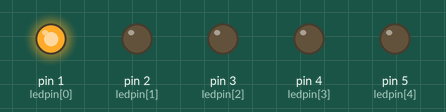
Bench run of a sketch on a simulated Arduino Uno, built with avr-gcc and run on an emulated ATmega328P. On the bench: output pins drawn as LEDs (lit = HIGH).

Above: at 0.5 s.
At 3.5 s:
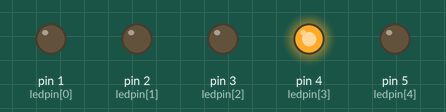
At 5.5 s:
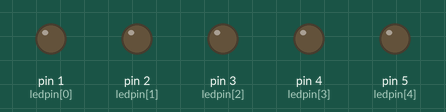
At 6.5 s:
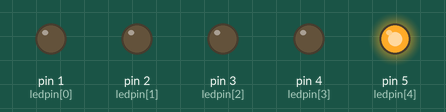
At 9.5 s:
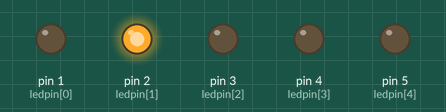
At 12.5 s:
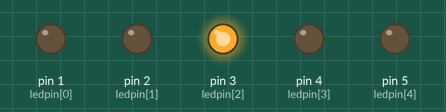
Timing chart, 0 to 13.0 s (numbered marks = the images above):
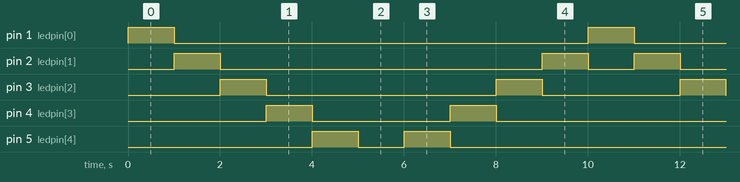

The sketch:

L2.ino
```cpp
const int ledpin[] = {1, 2, 3, 4, 5};
const int num = 5;

void setup() {
  for (int i = 0; i < num; i++) {
    pinMode(ledpin[i], OUTPUT);
  }
}

void loop() {


  for (int i = 0; i < num; i++) {
      digitalWrite(ledpin[i], HIGH);
      delay(1000);
      digitalWrite(ledpin[i], LOW);
    }


  for (int i = 0; i < num; i++) {
      digitalWrite(ledpin[num-i], HIGH);
      delay(1000);
      digitalWrite(ledpin[num-i], LOW);
    }

}
```

Measured:
- by itself, pin 1 (ledpin[0]): alternates HIGH for 1.0 s and LOW for 9.0 s
- by itself, pin 2 (ledpin[1]): repeats every 10.0 s: LOW 7.0 s, HIGH 1.0 s, LOW 1.0 s, HIGH 1.0 s
- by itself, pin 3 (ledpin[2]): repeats every 10.0 s: LOW 5.0 s, HIGH 1.0 s, LOW 3.0 s, HIGH 1.0 s
- by itself, pin 4 (ledpin[3]): repeats every 10.0 s: LOW 3.0 s, HIGH 1.0 s, LOW 5.0 s, HIGH 1.0 s
- by itself, pin 5 (ledpin[4]): repeats every 10.0 s: LOW 1.0 s, HIGH 1.0 s, LOW 7.0 s, HIGH 1.0 s
